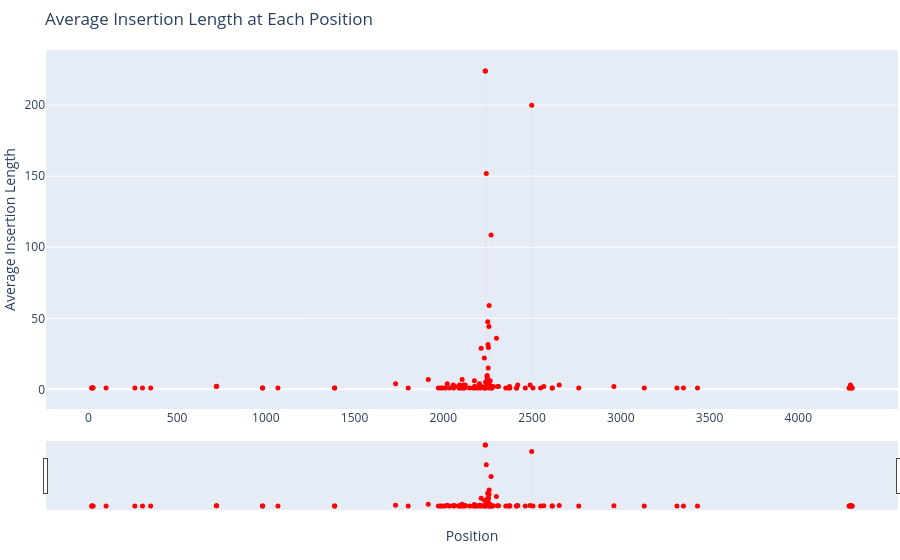

This figure's notebook cell:
### Markdown cell above
Insertion average length vs position

### Code cell
import re
import pandas as pd
import plotly.graph_objects as go

# Example data
tsv_file = "/Users/benvyshedskiy/postproccesingpipeline/mutations_output_BCL11A_RNP2_T3.tsv"

# Read the data
df = pd.read_csv(tsv_file, sep='\t', header=None, names=['Read_id', 'Classification', 'Mutation_info'])

# Initialize dictionaries
insertions_PerPos_dictionary = {}
insertion_lengths = {}

# Extract and count mutations
for idx, row in df.iterrows():
    if row['Classification'] != 'WT':
        parsed = row['Mutation_info'].split(",")
        for mut in parsed:
            if "Ins" in str(mut):
                start_pos = int(re.match(r"(\d+)_", mut).group(1))
                length = int(re.search(r"Ins_(\d+)", mut).group(1))
                if start_pos not in insertions_PerPos_dictionary:
                    insertions_PerPos_dictionary[start_pos] = 0
                    insertion_lengths[start_pos] = []
                insertions_PerPos_dictionary[start_pos] += 1
                insertion_lengths[start_pos].append(length)

# Calculate average insertion length at each position
average_insertion_lengths = {pos: (sum(lengths) / len(lengths)) if lengths else 0 for pos, lengths in insertion_lengths.items()}

# Create the plot
fig = go.Figure()

# Add the histogram bars for average insertion length
fig.add_trace(go.Bar(
    x=list(average_insertion_lengths.keys()), 
    y=list(average_insertion_lengths.values()), 
    marker=dict(color='red'),
    width=0.5,
    opacity=0.7,
    name='Average Insertion Length',
    hoverinfo='x+y',
    showlegend=False
))

# Add the small red circles on top of the bars
fig.add_trace(go.Scatter(
    x=list(average_insertion_lengths.keys()), 
    y=list(average_insertion_lengths.values()), 
    mode='markers', 
    marker=dict(color='red', size=5),
    name='Average Insertion Length Markers',
    showlegend=False
))

# Customize the layout
fig.update_layout(
    title='Average Insertion Length at Each Position',
    xaxis_title='Position',
    yaxis_title='Average Insertion Length',
    showlegend=True,
    bargap=0.1,  # Adjust the gap between bars
    margin=dict(l=0, r=0, t=50, b=50),  # Adjust margins if needed
    xaxis_rangeslider_visible=True  # Adds a range slider at the bottom
)

# Show the plot
fig.show()

### Figure 1 — Plotly figure (JSON) as saved in the notebook; plotly's stock layout.template omitted (floating-point values rounded to 4 significant figures)
{"data": [{"hoverinfo": "x+y", "marker": {"color": "red"}, "name": "Average Insertion Length", "opacity": 0.7, "showlegend": false, "type": "bar", "width": 0.5, "x": [982, 723, 1388, 2614, 2252, 262, 1802, 2244, 27, 2251, 2148, 2260, 2412, 2247, 2613, 2243, 305, 2253, 2249, 100, 4286, 2238, 2258, 2413, 2240, 3132, 2255, 3353, 2245, 2250, 981, 2248, 2257, 2254, 4299, 2106, 2961, 721, 2498, 4294, 4296, 2178, 1972, 1985, 1996, 2011, 2022, 2056, 2058, 2065, 2089, 2090, 2103, 2114, 22, 2229, 4288, 2274, 2272, 2352, 2366, 2373, 2375, 2419, 2462, 2505, 2566, 2168, 2261, 2653, 2246, 2035, 1387, 20, 4297, 351, 2113, 2121, 2124, 2264, 2209, 2266, 2268, 2269, 2281, 2299, 2305, 2311, 2194, 2207, 2235, 1915, 2548, 19, 2237, 2216, 1068, 2259, 2181, 4298, 1731, 2489, 3316, 2213, 2175, 2176, 2263, 3432, 2763, 4304, 2091, 2231, 2203, 2242, 2236], "y": [1, 2.112, 1, 1, 31.49, 1, 1, 2.451, 1.128, 6.564, 1, 1.217, 1, 9.829, 1, 3.01, 1, 15.03, 6.614, 1, 1, 5.24, 58.98, 1, 1, 1, 1.427, 1, 1.8, 47.53, 1, 7.583, 44.22, 29.41, 1, 7, 2, 2, 200.0, 3, 2, 2, 1, 1, 1, 1, 4, 3, 1, 2, 1, 1, 1, 1, 1, 1, 1, 1, 1, 1, 1, 2, 1, 3, 1, 1, 2, 1, 3, 3, 9.056, 1, 1, 1, 1.571, 1, 3, 1, 3, 6, 1, 2, 2, 108.7, 2, 36, 2, 2, 1, 2, 1, 7, 1, 1, 224, 2, 1, 1, 1, 1, 4, 3, 1, 29, 6, 2, 2, 1, 1, 1, 3, 22, 4, 152.0, 224]}, {"marker": {"color": "red", "size": 5}, "mode": "markers", "name": "Average Insertion Length Markers", "showlegend": false, "type": "scatter", "x": [982, 723, 1388, 2614, 2252, 262, 1802, 2244, 27, 2251, 2148, 2260, 2412, 2247, 2613, 2243, 305, 2253, 2249, 100, 4286, 2238, 2258, 2413, 2240, 3132, 2255, 3353, 2245, 2250, 981, 2248, 2257, 2254, 4299, 2106, 2961, 721, 2498, 4294, 4296, 2178, 1972, 1985, 1996, 2011, 2022, 2056, 2058, 2065, 2089, 2090, 2103, 2114, 22, 2229, 4288, 2274, 2272, 2352, 2366, 2373, 2375, 2419, 2462, 2505, 2566, 2168, 2261, 2653, 2246, 2035, 1387, 20, 4297, 351, 2113, 2121, 2124, 2264, 2209, 2266, 2268, 2269, 2281, 2299, 2305, 2311, 2194, 2207, 2235, 1915, 2548, 19, 2237, 2216, 1068, 2259, 2181, 4298, 1731, 2489, 3316, 2213, 2175, 2176, 2263, 3432, 2763, 4304, 2091, 2231, 2203, 2242, 2236], "y": [1, 2.112, 1, 1, 31.49, 1, 1, 2.451, 1.128, 6.564, 1, 1.217, 1, 9.829, 1, 3.01, 1, 15.03, 6.614, 1, 1, 5.24, 58.98, 1, 1, 1, 1.427, 1, 1.8, 47.53, 1, 7.583, 44.22, 29.41, 1, 7, 2, 2, 200.0, 3, 2, 2, 1, 1, 1, 1, 4, 3, 1, 2, 1, 1, 1, 1, 1, 1, 1, 1, 1, 1, 1, 2, 1, 3, 1, 1, 2, 1, 3, 3, 9.056, 1, 1, 1, 1.571, 1, 3, 1, 3, 6, 1, 2, 2, 108.7, 2, 36, 2, 2, 1, 2, 1, 7, 1, 1, 224, 2, 1, 1, 1, 1, 4, 3, 1, 29, 6, 2, 2, 1, 1, 1, 3, 22, 4, 152.0, 224]}], "layout": {"bargap": 0.1, "margin": {"b": 50, "l": 0, "r": 0, "t": 50}, "showlegend": true, "title": {"text": "Average Insertion Length at Each Position"}, "xaxis": {"rangeslider": {"visible": true}, "title": {"text": "Position"}}, "yaxis": {"title": {"text": "Average Insertion Length"}}}}
